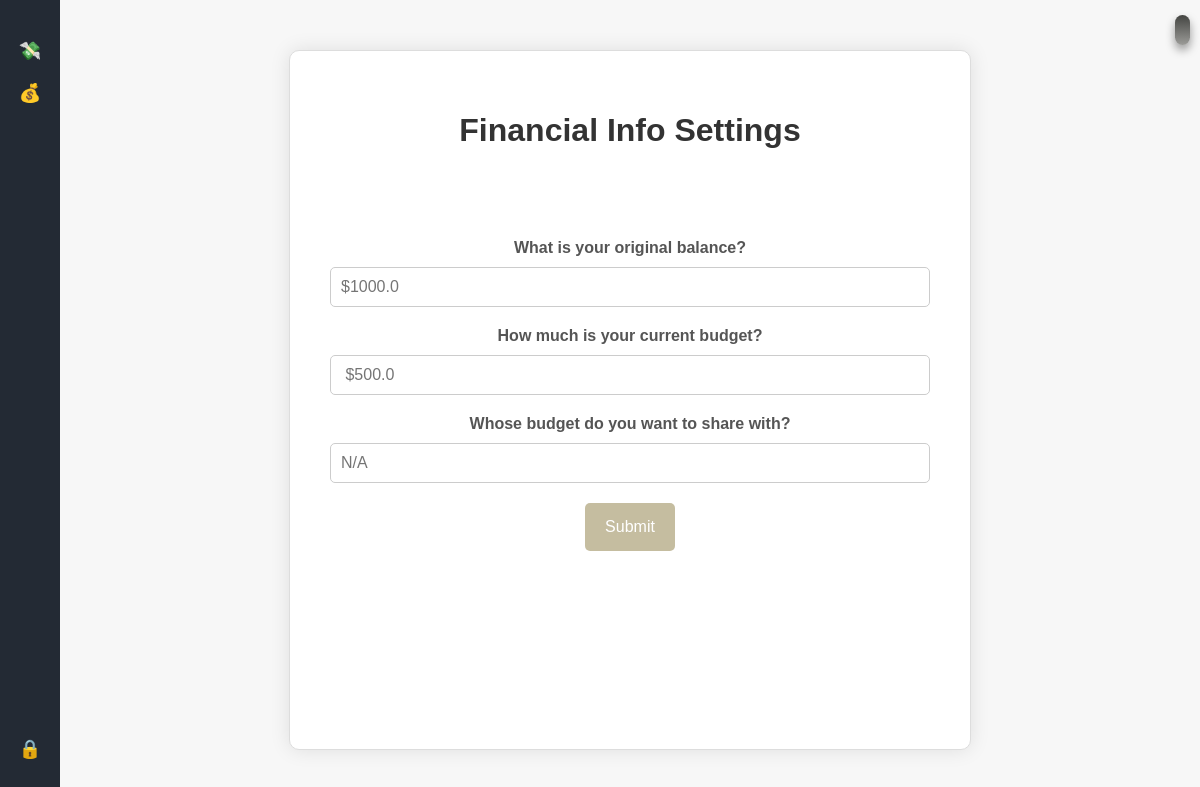
The app's page /settings/fillform (signed in), older data.
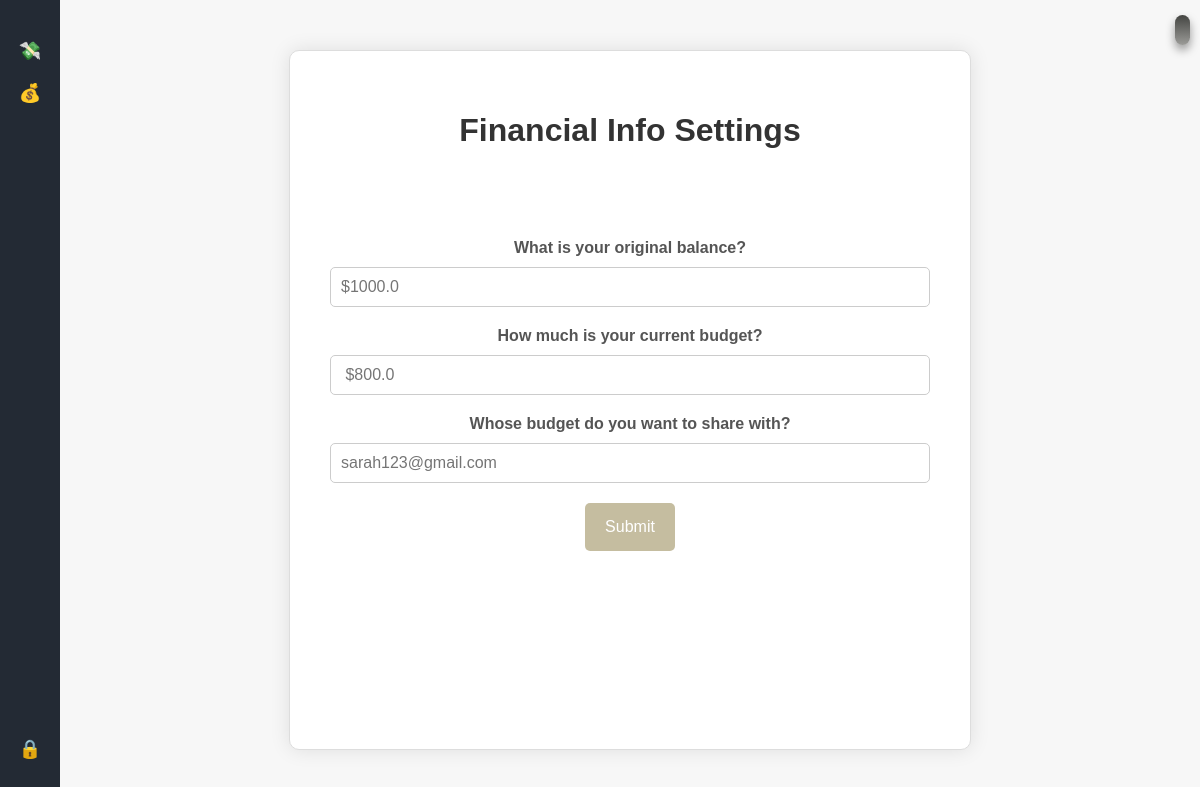
The same page, newer data.
### models.py (models this page shows, shortened)
class Customers(db.Model):
    cid = Column(Integer, primary_key=True)
    email = Column(String(255), nullable=False)
    first_name = Column(String(255), nullable=False)
    last_name = Column(String(255), nullable=False)
    password = Column(String(256), nullable=False)
    expenses = relationship("Expenses", back_populates="customer")
    shares_1 = relationship("Shares", foreign_keys="Shares.joint_id_1")
    shares_2 = relationship("Shares", foreign_keys="Shares.joint_id_2")
    balance = Column(Float, default=0)
    budget = Column(Float, default=0)
    joint = Column(String(255), default=None)
    spent = Column(Float, default=0)

### main.py (the view)
@app.route("/settings/fillform")
def set():
    if 'cid' not in session:
        return redirect(url_for('login'))
    customer = db.session.execute(db.select(Customers).where(
        Customers.cid == session['cid'])).scalar()
    return render_template('settings.html', balance=customer.balance, budget=customer.budget, joint=customer.joint)

### templates/settings.html (shortened to what this page needs)
{% extends "base.html" %}
{% block content %}
<link rel="stylesheet" href="{{ url_for('static', filename = 'settings.css') }}"/>
<div class="container">
  <h1>Financial Info Settings</h1>
  <form method="POST" id="theForm" action="{{ url_for('expense_update') }}">
    <label for="balance">What is your original balance?</label>
    <input
      type="number"
      id="balance"
      name="balance"
      placeholder="${{ balance }}"
    /><br />
    <label for="budget">How much is your current budget?</label>
    <input
      type="number"
      id="budget"
      name="budget"
      placeholder=" ${{ budget }}"
    /><br />
    <label for="joint">Whose budget do you want to share with?</label>
    <input
      type="text"
      id="joint"
      name="joint"
      placeholder="{{ joint }}"
    /><br />
    <input id="open_window_button" type="submit" value="Submit" data-modal-target="#modal"/>
  </form>
</div>
{% endblock %}

### templates/base.html (shortened to what this page needs)
<!DOCTYPE html>
<html lang="en">
  <head>
    <link rel="stylesheet" href="../static/base.css" />
  </head>
  <body class="">
    <div class="dashboard">
      <aside class="sidebar">
        <nav>
          <ul>
            <li><a href="{{ url_for('expense_homepage') }}" title="Expense">💸</a></li>
            <li><a href="{{ url_for('set') }}" title="Update Finances">💰</a></li>
          </ul>
          <ul class="bottom-icons">
            <li><a href="{{ url_for('logout') }}" title="Logout">🔒</a></li>
          </ul>
        </nav>
      </aside>
  {% block content %}{% endblock %}
  </body>
</html>

### static/base.css (style rules this page uses)
body { font-family: 'Arial', sans-serif; margin: 0; padding: 0; background-color: #f0f2f5; }
.dashboard { display: flex; height: 100vh; overflow: hidden; }
.sidebar { width: 60px; background-color: #232a34; display: flex; flex-direction: column; align-items: center; padding: 20px 0; position: relative; }
.sidebar nav ul { list-style-type: none; padding: 0; margin: 0; }
.sidebar nav ul li { margin: 20px 0; }
.sidebar nav ul li a { text-decoration: none; color: #fff; font-size: 18px; display: flex; justify-content: center; }
.bottom-icons { position: absolute; bottom: 20px; left: 0; width: 100%; text-align: center; }

### static/settings.css (style rules this page uses)
:root { --light-bg-color: rgb(216, 197, 197); --dark-bg-color: rgb(37, 33, 33); --light-text-color: rgb(34, 31, 31); --dark-text-color: rgb(230, 217, 217); }
body { font-family: Arial, sans-serif; background-color: #f7f7f7; }
.container { max-width: 600px; width: 70%; margin: 50px auto; background-color: #fff; padding: 40px; border-radius: 10px; box-shadow: 0 0 20px rgba(0, 0, 0, 0.1); border: 1px solid #ddd; }
h1 { color: #333; text-align: center; margin-bottom: 20px; }
form { text-align: center; }
label { font-weight: bold; color: #555; display: block; margin-bottom: 10px; }
input[type="number"], input[type="text"] { width: 100%; padding: 10px; border: 1px solid #ccc; border-radius: 5px; box-sizing: border-box; font-size: 16px; margin-bottom: 20px; }
input[type="submit"] { background-color: #C5BDA0; border: none; color: white; padding: 15px 20px; border-radius: 5px; cursor: pointer; font-size: 16px; transition: background-color 0.3s; }
label, label:after { transition: 0s }

Row changes from the older to the newer data that the page shows:
changed Customers: budget "$500.0" → "$800.0"; joint "N/A" → "sarah123@gmail.com"
